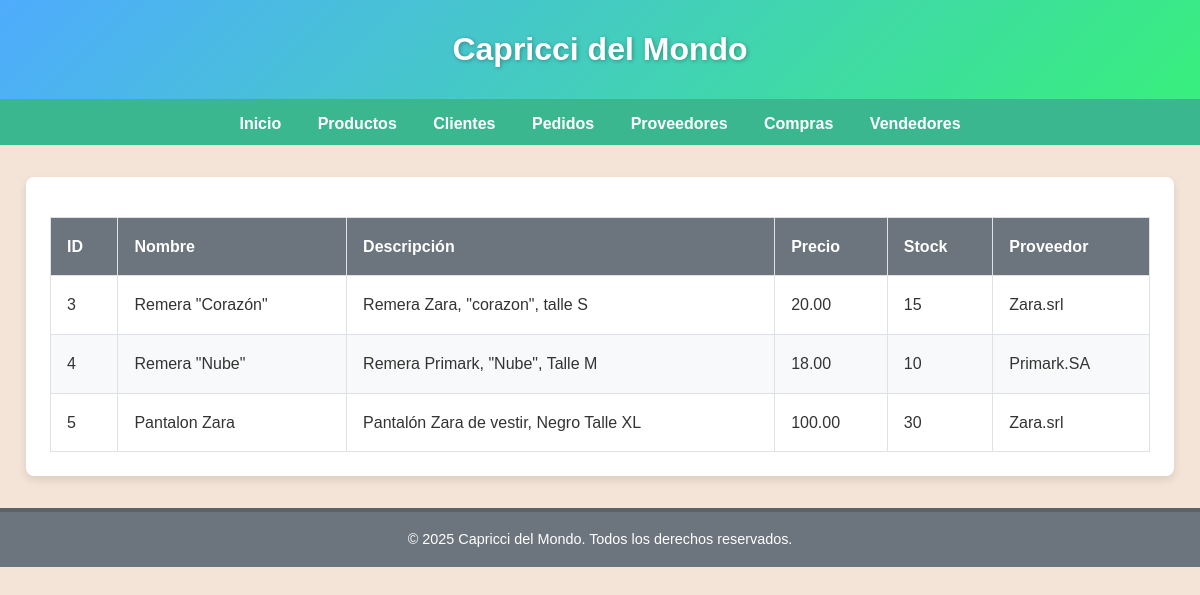
The app's page /productos/, older data.
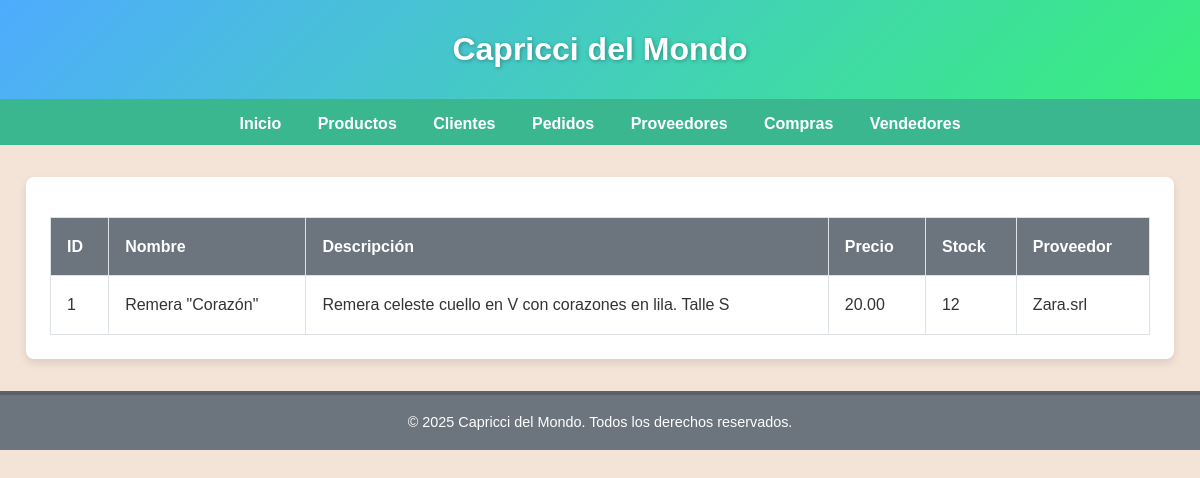
The same page, newer data.
### myapp/models.py (models this page shows, shortened)
class Producto(models.Model):
    nombre = models.CharField(max_length=100)
    descripcion = models.TextField()
    precio = models.DecimalField(max_digits=10, decimal_places=2)
    stock = models.IntegerField()
    proveedor = models.ForeignKey('Proveedor', on_delete=models.CASCADE, null=True, blank=True)

class Proveedor(models.Model):
    nombre = models.CharField(max_length=100)
    contacto = models.CharField(max_length=100)
    telefono = models.CharField(max_length=15)
    email = models.EmailField()
    def __str__(self):
        return self.nombre

### myapp/views.py (the view)
# urls.py: path("productos/", productos, name="productos"),
def productos(request):
    productos = Producto.objects.all()
    context = {"productos": productos}
    return render(request, "myapp/productos.html", context)

### myapp/templates/myapp/productos.html
{% extends 'myapp/base.html' %}
{% block contenido %}
<div class="container">
    <table>
        <thead>
            <tr>
                <th>ID</th>
                <th>Nombre</th>
                <th>Descripción</th>
                <th>Precio</th>
                <th>Stock</th>
                <th>Proveedor</th>
            </tr>
        </thead>
        <tbody>
            {% for producto in productos %}
            <tr>
                <td>{{ producto.id }}</td>
                <td>{{ producto.nombre }}</td>
                <td>{{ producto.descripcion }}</td>
                <td>{{ producto.precio }}</td>
                <td>{{ producto.stock }}</td>
                <td>{{ producto.proveedor }}</td>
            </tr>
            {% endfor %}
        </tbody>
    </table>
</div>
{% endblock %}

Row changes from the older to the newer data that the page shows:
removed Producto: id "3", nombre "Remera \"Corazón\"", descripcion "Remera Zara, \"corazon\", talle S", precio "20.00", stock "15", proveedor "Zara.srl"
removed Producto: id "4", nombre "Remera \"Nube\"", descripcion "Remera Primark, \"Nube\", Talle M", precio "18.00", stock "10", proveedor "Primark.SA"
removed Producto: id "5", nombre "Pantalon Zara", descripcion "Pantalón Zara de vestir, Negro Talle XL", precio "100.00", stock "30", proveedor "Zara.srl"
added Producto: id "1", nombre "Remera \"Corazón\"", descripcion "Remera celeste cuello en V con corazones en lila. Talle S", precio "20.00", stock "12", proveedor "Zara.srl"
